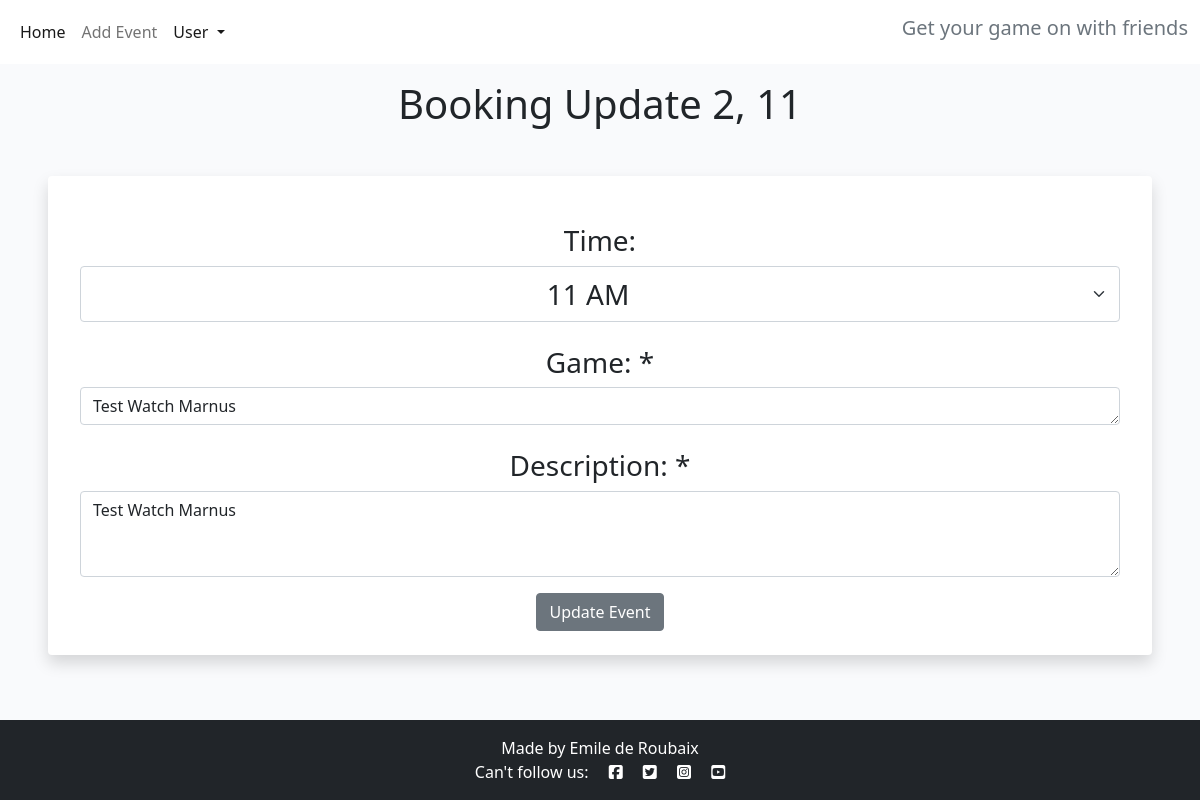
The page /booking-update-submit/11 (signed in) on the database its author committed.
### game_dates/models.py (models this page shows, shortened)
class Appointment(models.Model):
    user = models.ForeignKey(
        User, on_delete=models.CASCADE, null=True, blank=True)
    type = models.CharField(
        max_length=50, choices=SERVICE_CHOICES, default="Online gaming")
    day = models.DateField(default=datetime.now)
    time = models.CharField(
        max_length=24, choices=TIME_CHOICES)
    updated_on = models.DateTimeField(auto_now=True)
    description = models.CharField(
        max_length=50, null=True)
    content = models.TextField()
    created_on = models.DateTimeField(auto_now_add=True)
    approved = models.BooleanField(default=True)
    attending = models.ManyToManyField(
        User, related_name='event_attending', blank=True)
    tentative = models.ManyToManyField(
        User, related_name='event_tentative', blank=True)
    class Meta:
        ordering = ["-created_on"]

### game_dates/views.py (the view, shortened to what this page needs)
# urls.py: path('booking-update-submit/<int:booking_id>', views.bookingUpdateSubmit, name='bookingUpdateSubmit'),
def bookingUpdateSubmit(request, booking_id):
    booking = Appointment.objects.get(pk=booking_id)
    user = request.user
    today = datetime.now()
    minDate = today.strftime('%Y-%m-%d')
    deltatime = today + timedelta(days=30)
    strdeltatime = deltatime.strftime('%Y-%m-%d')
    maxDate = strdeltatime
    day = request.session.get('day')
    type = request.session.get('type')
    booking_id = request.session.get('booking_id')
    hour = checkEditTime(times, day, booking_id)
    return render(request, 'bookingUpdateSubmit.html', {
        'booking_id': booking_id,
        'times': hour,
        'booking': booking,
    })

### game_dates/views.py (called while the page is built)
def checkEditTime(times, day, booking_id):
    x = []
    appointment = Appointment.objects.get(pk=booking_id)
    time = appointment.time
    for k in times:
        if Appointment.objects.filter(day=day, time=k).count() < 1 or time == k:
            x.append(k)
    return x

### game_dates/templates/bookingUpdateSubmit.html (shortened to what this page needs)
{% extends "base.html" %}
{% block content %}
{% if user.is_authenticated %}
<h1 class="text-center mt-3">Booking Update 2, {{ booking.id }}</h1>
<div class="shadow p-4 mb-5 bg-body bg-body rounded text-black text-center m-5">
    <form method="POST" action="{% url 'bookingUpdateSubmit' booking.id %}" class="me-2 ms-2" required>
        <h3 class="text-center mt-4">Time:</h3>
        <div>
            <select class="form-select fs-3 text-center" name="time">
                <option value="{{ booking.type }}" selected >
                    {{ booking.time }}
                </option>
            </select>
        </div>
        <div class="form-group">
            <label for="GameName"><h3 class="text-center mt-4">Game: *</h3></label>
            <textarea class="form-control" id="GameName" rows="1" name="description" required>{{ booking.description }}</textarea>
        </div>
        <div class="form-group">
            <label for="content"><h3 class="text-center mt-4">Description: *</h3></label>
            <textarea class="form-control" id="content" rows="3" name="content" required>{{ booking.content }}</textarea>
        </div>
        <button type="submit" class="btn btn-secondary mt-3">Update Event</button>
    </form>
</div>
{% else %}
<div class="shadow p-4 mb-5 bg-body bg-body rounded text-black  m-5">
    <h1 class="p-2  me-3">First Sign in!</h1>
    <a href="{% url 'login' %}" class="btn btn-primary text-white">Sign in</a>
</div>
{% endif %}
{% endblock %}

### static/css/style.css (style rules this page uses)
body { background-color: #F9FAFC; }
.main-bg { background-color: #F9FAFC; }

### rows shown on the page
Appointment: id "11", time "11 AM", description "Test Watch Marnus", content "Test Watch Marnus"
